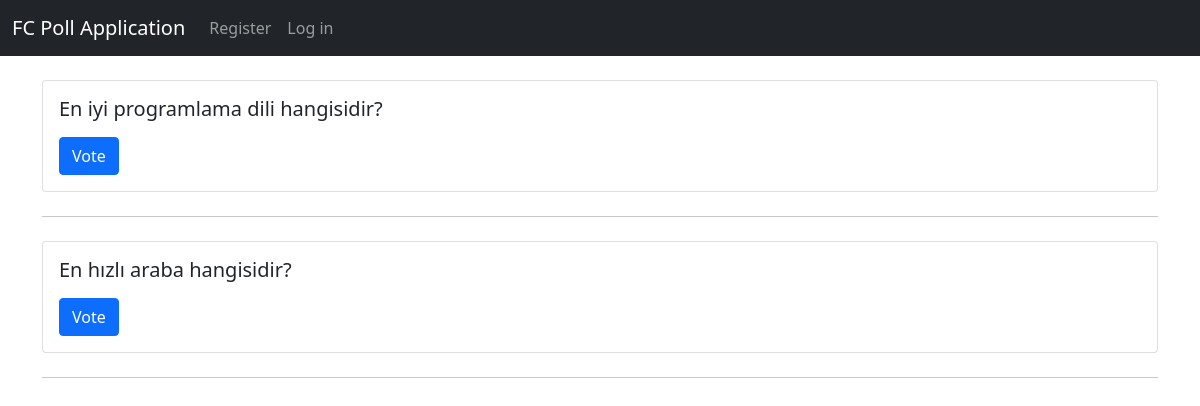
The page /home on the database its author committed.
### PollApp/models.py (models this page shows, shortened)
class Poll(models.Model):
    name = models.CharField(max_length=50)
    description = models.TextField(blank=True)
    choices = models.ManyToManyField(Choice, related_name='related_polls', blank=True)

### PollApp/views.py (the view)
# urls.py: path("home", views.home_view, name="home"),
def home_view(request):
    polls = Poll.objects.all()
    return render(request, template_name="PollApp/home.html", context={"polls": polls})

### PollApp/templates/PollApp/home.html (shortened to what this page needs)
{% extends 'PollApp/base.html' %}
{% block body %}
{% for poll in polls %}
<div class="card">
  <div class="card-body">
    <h5 class="card-title">{{ poll.name }}</h5>
    <a href="{% url 'PollApp:poll' poll.id %}" class="btn btn-primary">Vote</a>
  </div>
</div>
<div class="mt-4 mb-4">
  <hr class="my-4">
</div>
{% endfor %}
{% endblock %}

### rows shown on the page
Poll: name "En iyi programlama dili hangisidir?"
Poll: name "En hızlı araba hangisidir?"
